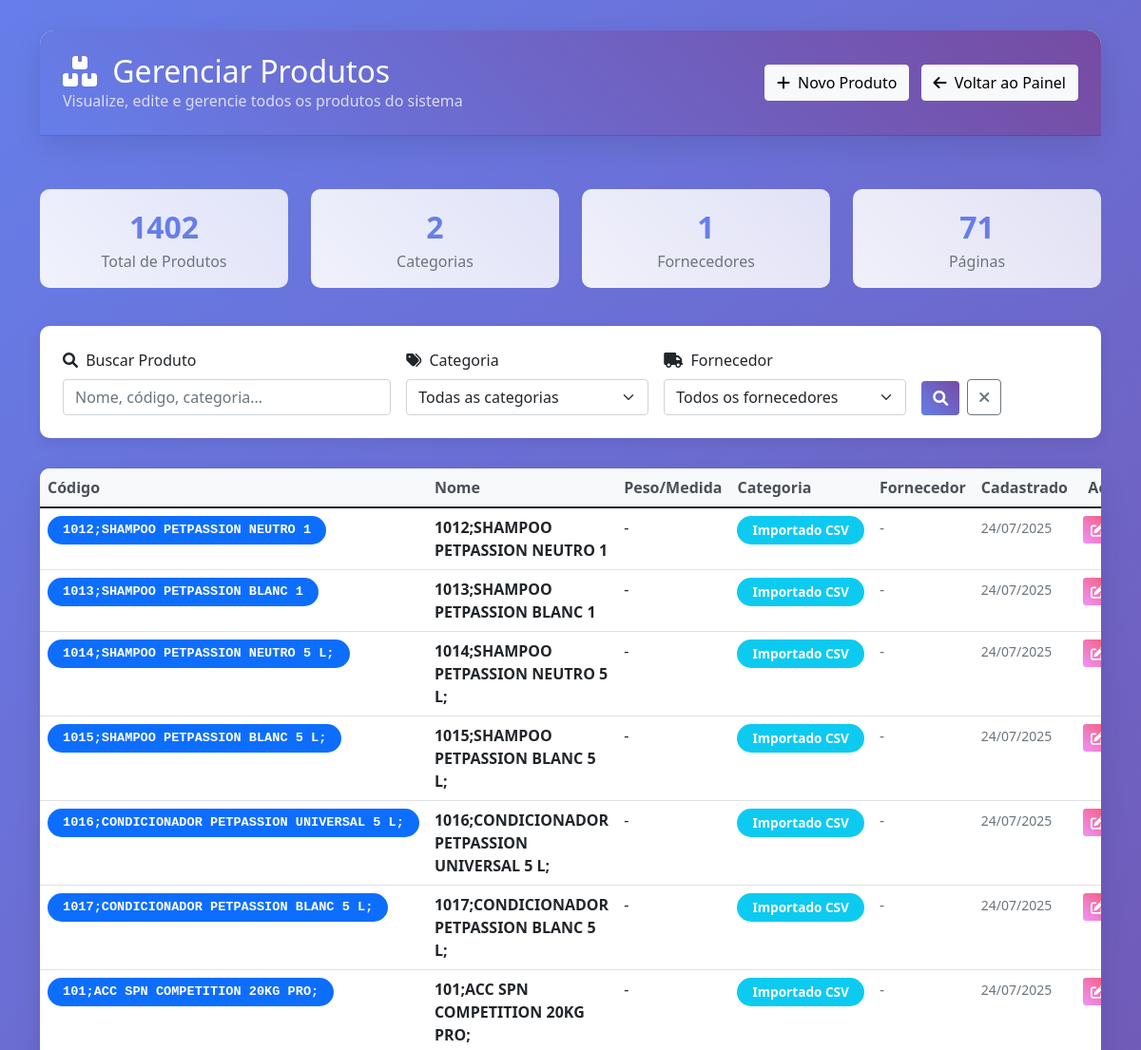
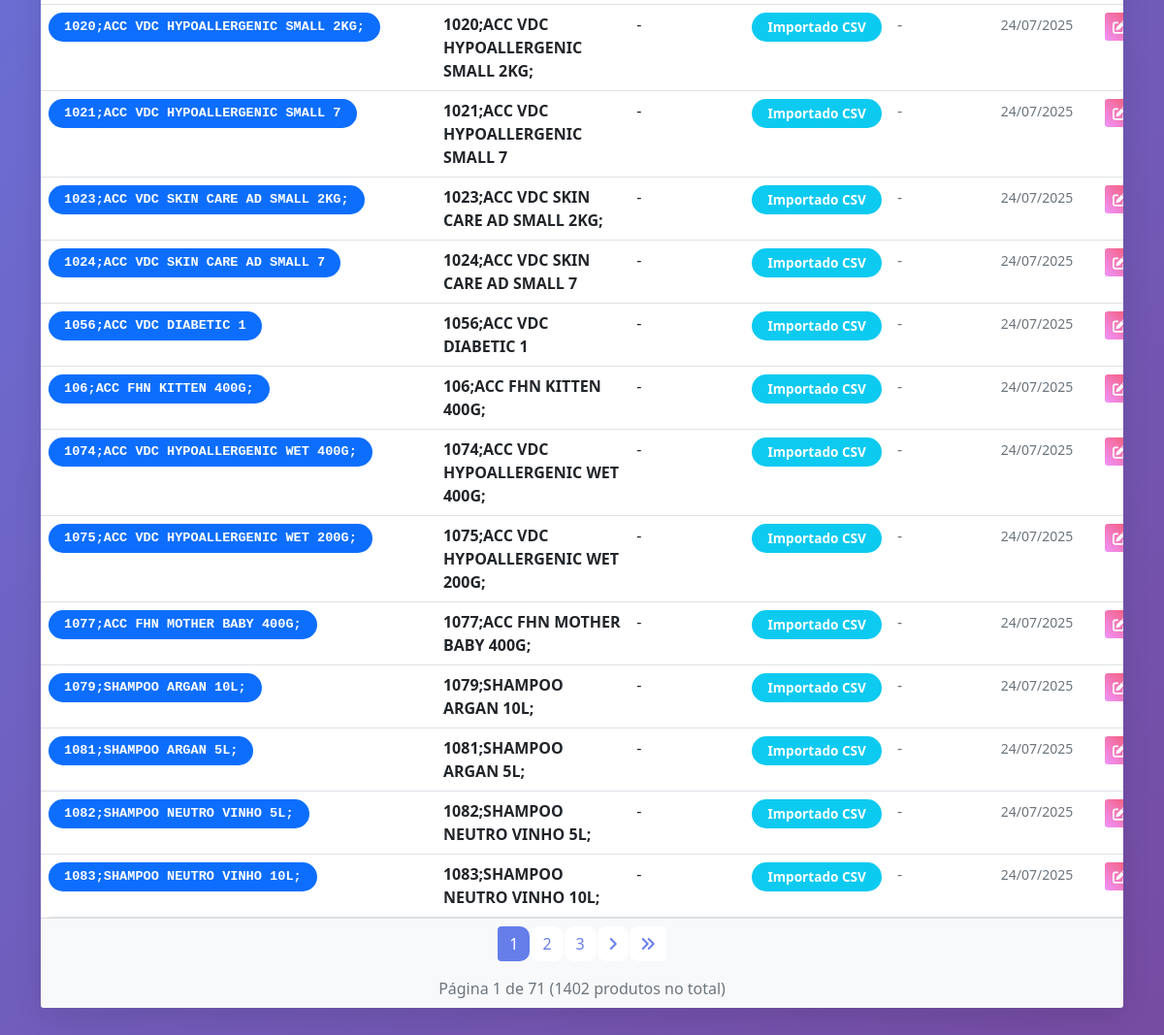
Page /produtos/listar-produtos/ (signed in) on the committed database (2 pictures, top to bottom).
### produtos/models.py (models this page shows, shortened)
class Produto(models.Model):
    nome = models.CharField(max_length=100, validators=[validar_nome_produto])
    codigo = models.CharField(max_length=50, unique=True)
    peso = models.CharField(max_length=50)
    categoria = models.CharField(max_length=100, blank=True, null=True)
    fornecedor = models.CharField(max_length=100, blank=True, null=True)
    created_at = models.DateTimeField(auto_now_add=True, null=True, blank=True)
    updated_at = models.DateTimeField(auto_now=True, null=True, blank=True)

### produtos/views.py (the view, shortened to what this page needs)
# urls.py: path('listar-produtos/', views.listar_produtos, name='listar_produtos'),
@login_required
def listar_produtos(request):
    query = request.GET.get('q', '')
    categoria_filter = request.GET.get('categoria', '')
    fornecedor_filter = request.GET.get('fornecedor', '')
    produtos = Produto.objects.all().order_by('nome')
    if categoria_filter:
        produtos = produtos.filter(categoria__icontains=categoria_filter)
    if fornecedor_filter:
        produtos = produtos.filter(fornecedor__icontains=fornecedor_filter)
    paginator = Paginator(produtos, 20)  # 20 produtos por página
    page_number = request.GET.get('page')
    page_obj = paginator.get_page(page_number)
    categorias = Produto.objects.values_list('categoria', flat=True).distinct().exclude(categoria__isnull=True).exclude(categoria='')
    fornecedores = Produto.objects.values_list('fornecedor', flat=True).distinct().exclude(fornecedor__isnull=True).exclude(fornecedor='')
    context = {
        'page_obj': page_obj,
        'query': query,
        'categoria_filter': categoria_filter,
        'fornecedor_filter': fornecedor_filter,
        'categorias': categorias,
        'fornecedores': fornecedores,
        'total_produtos': produtos.count()
    }
    return render(request, 'produtos/listar_produtos.html', context)

### produtos/templates/produtos/listar_produtos.html (shortened to what this page needs)
<!DOCTYPE html>
<html lang="pt-br">
<head>
    <link href="https://cdn.jsdelivr.net/npm/bootstrap@5.1.3/dist/css/bootstrap.min.css" rel="stylesheet">
    <link href="https://cdnjs.cloudflare.com/ajax/libs/font-awesome/6.0.0/css/all.min.css" rel="stylesheet">
</head>
<body>
    <div class="container">
        <div class="row mb-4">
            <div class="col-12">
                <div class="card">
                    <div class="card-header">
                        <div class="d-flex justify-content-between align-items-center">
                            <div>
                                <h2 class="mb-0">
                                    <i class="fas fa-boxes me-2"></i>
                                    Gerenciar Produtos
                                </h2>
                                <p class="mb-0 opacity-75">Visualize, edite e gerencie todos os produtos do sistema</p>
                            </div>
                            <div>
                                <a href="/produtos/cadastrar_produto/" class="btn btn-light me-2">
                                    <i class="fas fa-plus me-1"></i>
                                    Novo Produto
                                </a>
                                <a href="/produtos/painel/" class="btn btn-light">
                                    <i class="fas fa-arrow-left me-1"></i>
                                    Voltar ao Painel
                                </a>
                            </div>
                        </div>
                    </div>
                </div>
            </div>
        </div>
        <div class="row mb-4">
            <div class="col-md-3">
                <div class="stats-card">
                    <div class="stats-number">{{ total_produtos }}</div>
                    <div class="text-muted">Total de Produtos</div>
                </div>
            </div>
            <div class="col-md-3">
                <div class="stats-card">
                    <div class="stats-number">{{ categorias|length }}</div>
                    <div class="text-muted">Categorias</div>
                </div>
            </div>
            <div class="col-md-3">
                <div class="stats-card">
                    <div class="stats-number">{{ fornecedores|length }}</div>
                    <div class="text-muted">Fornecedores</div>
                </div>
            </div>
            <div class="col-md-3">
                <div class="stats-card">
                    <div class="stats-number">{{ page_obj.paginator.num_pages }}</div>
                    <div class="text-muted">Páginas</div>
                </div>
            </div>
        </div>
        <div class="search-box">
            <form method="GET" class="row g-3">
                <div class="col-md-4">
                    <label class="form-label">
                        <i class="fas fa-search me-1"></i>
                        Buscar Produto
                    </label>
                    <input type="text" name="q" class="form-control" placeholder="Nome, código, categoria..." value="{{ query }}">
                </div>
                <div class="col-md-3">
                    <label class="form-label">
                        <i class="fas fa-tags me-1"></i>
                        Categoria
                    </label>
                    <select name="categoria" class="form-select">
                        <option value="">Todas as categorias</option>
                    </select>
                </div>
                <div class="col-md-3">
                    <label class="form-label">
                        <i class="fas fa-truck me-1"></i>
                        Fornecedor
                    </label>
                    <select name="fornecedor" class="form-select">
                        <option value="">Todos os fornecedores</option>
                    </select>
                </div>
                <div class="col-md-2 d-flex align-items-end">
                    <button type="submit" class="btn btn-primary me-2">
                        <i class="fas fa-search"></i>
                    </button>
                    <a href="{% url 'listar_produtos' %}" class="btn btn-outline-secondary">
                        <i class="fas fa-times"></i>
                    </a>
                </div>
            </form>
        </div>
        <div class="card">
            <div class="card-body p-0">
                {% if page_obj %}
                    <div class="table-responsive">
                        <table class="table table-hover mb-0">
                            <thead>
                                <tr>
                                    <th width="10%">Código</th>
                                    <th width="25%">Nome</th>
                                    <th width="15%">Peso/Medida</th>
                                    <th width="15%">Categoria</th>
                                    <th width="15%">Fornecedor</th>
                                    <th width="12%">Cadastrado</th>
                                    <th width="8%" class="text-center">Ações</th>
                                </tr>
                            </thead>
                            <tbody>
                                {% for produto in page_obj %}
                                    <tr class="produto-row">
                                        <td>
                                            <code class="badge badge-custom bg-primary">{{ produto.codigo }}</code>
                                        </td>
                                        <td>
                                            <strong>{{ produto.nome }}</strong>
                                        </td>
                                        <td>
                                            {{ produto.peso|default:"-" }}
                                        </td>
                                        <td>
                                            {% if produto.categoria %}
                                                <span class="badge badge-custom bg-info">{{ produto.categoria }}</span>
                                            {% else %}
                                                <span class="text-muted">-</span>
                                            {% endif %}
                                        </td>
                                        <td>
                                            {% if produto.fornecedor %}
                                                <span class="badge badge-custom bg-success">{{ produto.fornecedor }}</span>
                                            {% else %}
                                                <span class="text-muted">-</span>
                                            {% endif %}
                                        </td>
                                        <td>
                                            {% if produto.created_at %}
                                                <small class="text-muted">{{ produto.created_at|date:"d/m/Y" }}</small>
                                            {% else %}
                                                <small class="text-muted">-</small>
                                            {% endif %}
                                        </td>
                                        <td class="text-center">
                                            <div class="btn-group btn-group-sm">
                                                <a href="{% url 'editar_produto' produto.id %}"
                                                   class="btn btn-warning btn-sm"
                                                   title="Editar produto">
                                                    <i class="fas fa-edit"></i>
                                                </a>
                                            </div>
                                        </td>
                                    </tr>
                                {% endfor %}
                            </tbody>
                        </table>
                    </div>
                    {% if page_obj.paginator.num_pages > 1 %}
                        <div class="card-footer bg-light">
                            <nav aria-label="Navegação de páginas">
                                <ul class="pagination">
                                    {% for num in page_obj.paginator.page_range %}
                                        {% if page_obj.number == num %}
                                            <li class="page-item active">
                                                <span class="page-link">{{ num }}</span>
                                            </li>
                                        {% elif num > page_obj.number|add:'-3' and num < page_obj.number|add:'3' %}
                                            <li class="page-item">
                                                <a class="page-link" href="?page={{ num }}">{{ num }}</a>
                                            </li>
                                        {% endif %}
                                    {% endfor %}
                                    {% if page_obj.has_next %}
                                        <li class="page-item">
                                            <a class="page-link" href="?page={{ page_obj.next_page_number }}">
                                                <i class="fas fa-angle-right"></i>
                                            </a>
                                        </li>
                                        <li class="page-item">
                                            <a class="page-link" href="?page={{ page_obj.paginator.num_pages }}">
                                                <i class="fas fa-angle-double-right"></i>
                                            </a>
                                        </li>
                                    {% endif %}
                                </ul>
                            </nav>
                            <div class="text-center text-muted">
                                Página {{ page_obj.number }} de {{ page_obj.paginator.num_pages }}
                                ({{ total_produtos }} produtos no total)
                            </div>
                        </div>
                    {% endif %}
                {% endif %}
            </div>
        </div>
    </div>
</body>
</html>

### produtos/templates/produtos/listar_produtos.html (style rules this page uses)
body { background: linear-gradient(135deg, #667eea 0%, #764ba2 100%); min-height: 100vh; font-family: 'Segoe UI', Tahoma, Geneva, Verdana, sans-serif; }
.container { padding-top: 2rem; }
.card { border-radius: 15px; box-shadow: 0 10px 30px rgba(0,0,0,0.1); border: none; margin-bottom: 2rem; }
.card-header { background: linear-gradient(45deg, #667eea, #764ba2); color: white; border-radius: 15px 15px 0 0 !important; padding: 1.5rem; }
.btn-primary { background: linear-gradient(45deg, #667eea, #764ba2); border: none; transition: all 0.3s ease; }
.btn-warning { background: linear-gradient(45deg, #f093fb, #f5576c); border: none; color: white; }
.table { background: white; border-radius: 10px; overflow: hidden; }
.table thead th { background: #f8f9fa; border: none; font-weight: 600; color: #495057; }
.search-box { background: white; padding: 1.5rem; border-radius: 10px; box-shadow: 0 5px 15px rgba(0,0,0,0.08); margin-bottom: 2rem; }
.badge-custom { padding: 0.5rem 1rem; border-radius: 20px; font-size: 0.85em; }
.pagination { justify-content: center; }
.page-link { border-radius: 10px; margin: 0 2px; border: none; color: #667eea; }
.page-item.active .page-link { background: #667eea; border-color: #667eea; }
.stats-card { background: linear-gradient(45deg, rgba(255,255,255,0.9), rgba(255,255,255,0.8)); border-radius: 10px; padding: 1rem; text-align: center; margin-bottom: 1rem; }
.stats-number { font-size: 2rem; font-weight: bold; color: #667eea; }

### rows in the picture
Produto: codigo "1012;SHAMPOO PETPASSION NEUTRO 1", nome "1012;SHAMPOO PETPASSION NEUTRO 1", peso "-", categoria "Importado CSV", created_at "24/07/2025"
Produto: codigo "1013;SHAMPOO PETPASSION BLANC 1", nome "1013;SHAMPOO PETPASSION BLANC 1", peso "-", categoria "Importado CSV", created_at "24/07/2025"
Produto: codigo "1014;SHAMPOO PETPASSION NEUTRO 5 L;", nome "1014;SHAMPOO PETPASSION NEUTRO 5 L;", peso "-", categoria "Importado CSV", created_at "24/07/2025"
Produto: codigo "1015;SHAMPOO PETPASSION BLANC 5 L;", nome "1015;SHAMPOO PETPASSION BLANC 5 L;", peso "-", categoria "Importado CSV", created_at "24/07/2025"
Produto: codigo "1016;CONDICIONADOR PETPASSION UNIVERSAL 5 L;", nome "1016;CONDICIONADOR PETPASSION UNIVERSAL 5 L;", peso "-", categoria "Importado CSV", created_at "24/07/2025"
Produto: codigo "1017;CONDICIONADOR PETPASSION BLANC 5 L;", nome "1017;CONDICIONADOR PETPASSION BLANC 5 L;", peso "-", categoria "Importado CSV", created_at "24/07/2025"
Produto: codigo "101;ACC SPN COMPETITION 20KG PRO;", nome "101;ACC SPN COMPETITION 20KG PRO;", peso "-", categoria "Importado CSV", created_at "24/07/2025"
Produto: codigo "1020;ACC VDC HYPOALLERGENIC SMALL 2KG;", nome "1020;ACC VDC HYPOALLERGENIC SMALL 2KG;", peso "-", categoria "Importado CSV", created_at "24/07/2025"
Produto: codigo "1021;ACC VDC HYPOALLERGENIC SMALL 7", nome "1021;ACC VDC HYPOALLERGENIC SMALL 7", peso "-", categoria "Importado CSV", created_at "24/07/2025"
Produto: codigo "1023;ACC VDC SKIN CARE AD SMALL 2KG;", nome "1023;ACC VDC SKIN CARE AD SMALL 2KG;", peso "-", categoria "Importado CSV", created_at "24/07/2025"
Produto: codigo "1024;ACC VDC SKIN CARE AD SMALL 7", nome "1024;ACC VDC SKIN CARE AD SMALL 7", peso "-", categoria "Importado CSV", created_at "24/07/2025"
Produto: codigo "1056;ACC VDC DIABETIC 1", nome "1056;ACC VDC DIABETIC 1", peso "-", categoria "Importado CSV", created_at "24/07/2025"
Produto: codigo "106;ACC FHN KITTEN 400G;", nome "106;ACC FHN KITTEN 400G;", peso "-", categoria "Importado CSV", created_at "24/07/2025"
Produto: codigo "1074;ACC VDC HYPOALLERGENIC WET 400G;", nome "1074;ACC VDC HYPOALLERGENIC WET 400G;", peso "-", categoria "Importado CSV", created_at "24/07/2025"
Produto: codigo "1075;ACC VDC HYPOALLERGENIC WET 200G;", nome "1075;ACC VDC HYPOALLERGENIC WET 200G;", peso "-", categoria "Importado CSV", created_at "24/07/2025"
Produto: codigo "1077;ACC FHN MOTHER BABY 400G;", nome "1077;ACC FHN MOTHER BABY 400G;", peso "-", categoria "Importado CSV", created_at "24/07/2025"
Produto: codigo "1079;SHAMPOO ARGAN 10L;", nome "1079;SHAMPOO ARGAN 10L;", peso "-", categoria "Importado CSV", created_at "24/07/2025"
Produto: codigo "1081;SHAMPOO ARGAN 5L;", nome "1081;SHAMPOO ARGAN 5L;", peso "-", categoria "Importado CSV", created_at "24/07/2025"
Produto: codigo "1082;SHAMPOO NEUTRO VINHO 5L;", nome "1082;SHAMPOO NEUTRO VINHO 5L;", peso "-", categoria "Importado CSV", created_at "24/07/2025"
Produto: codigo "1083;SHAMPOO NEUTRO VINHO 10L;", nome "1083;SHAMPOO NEUTRO VINHO 10L;", peso "-", categoria "Importado CSV", created_at "24/07/2025"

### other values in the picture
{{ total_produtos }} "1402"
{{ categorias|length }} "2"
{{ fornecedores|length }} "1"
{{ page_obj.paginator.num_pages }} "71"
{{ num }} "1"
{{ num }} "2" "3"
{{ page_obj.number }} "1"
